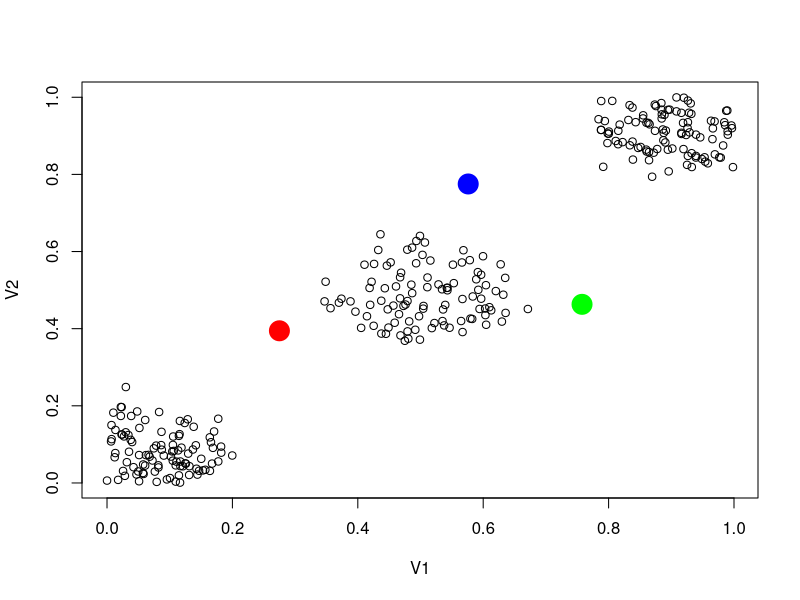
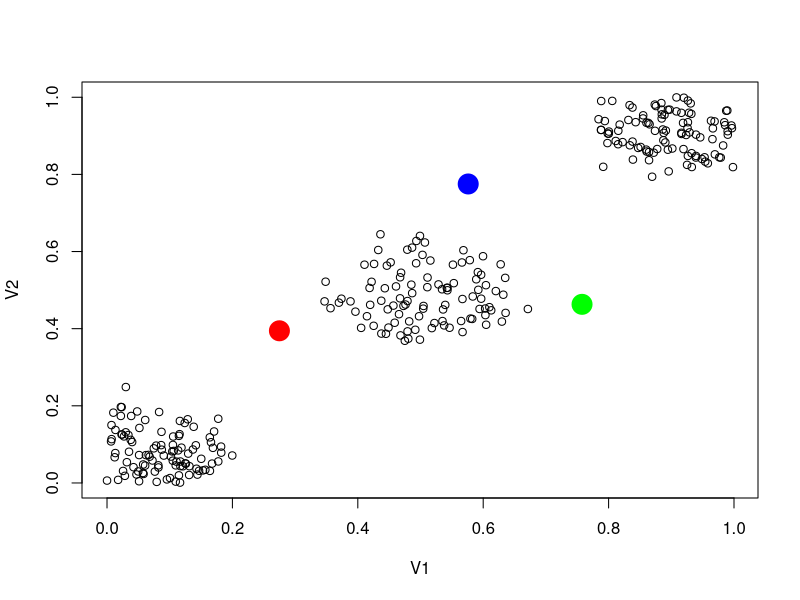
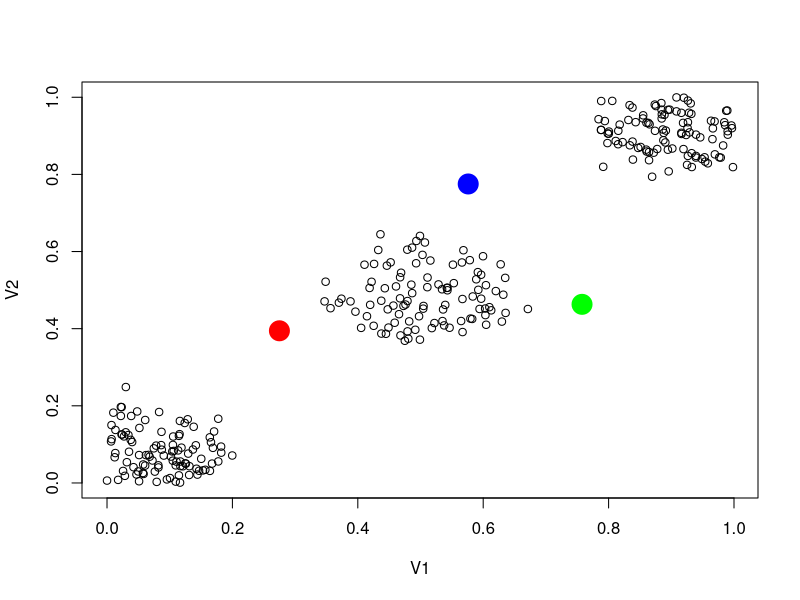
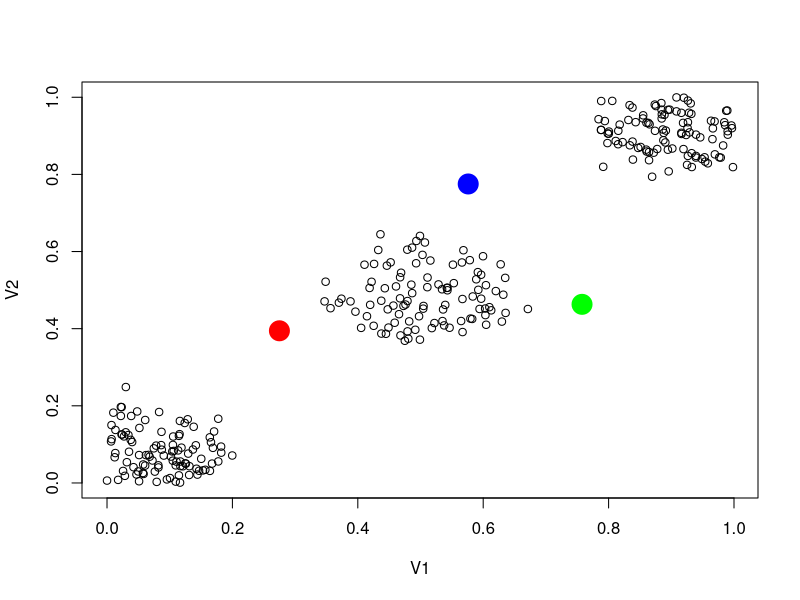
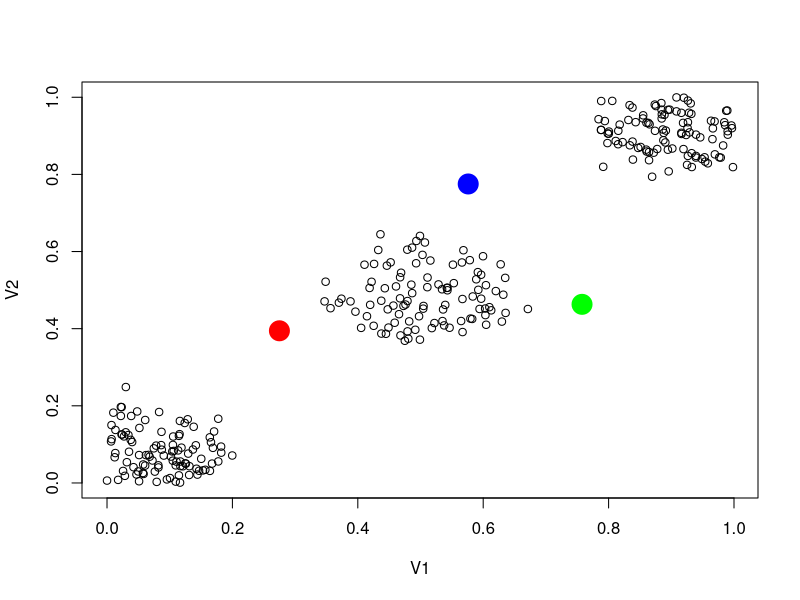
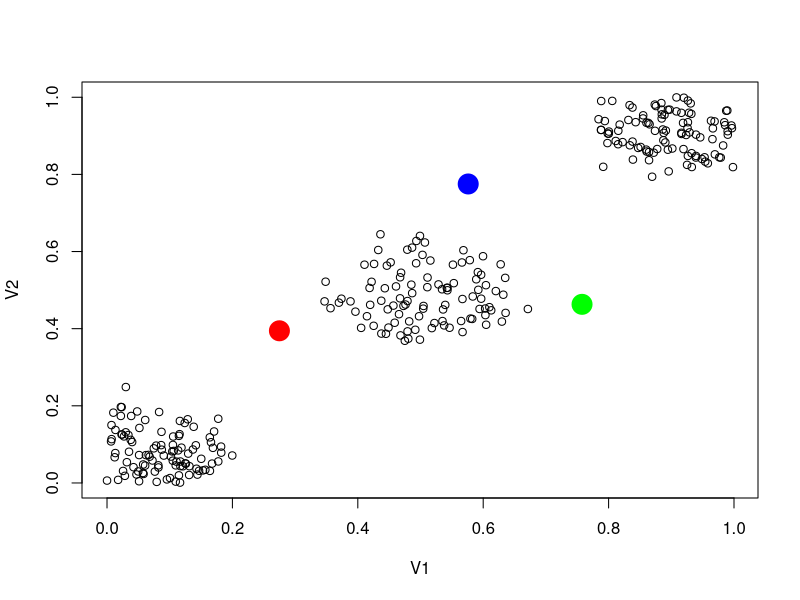
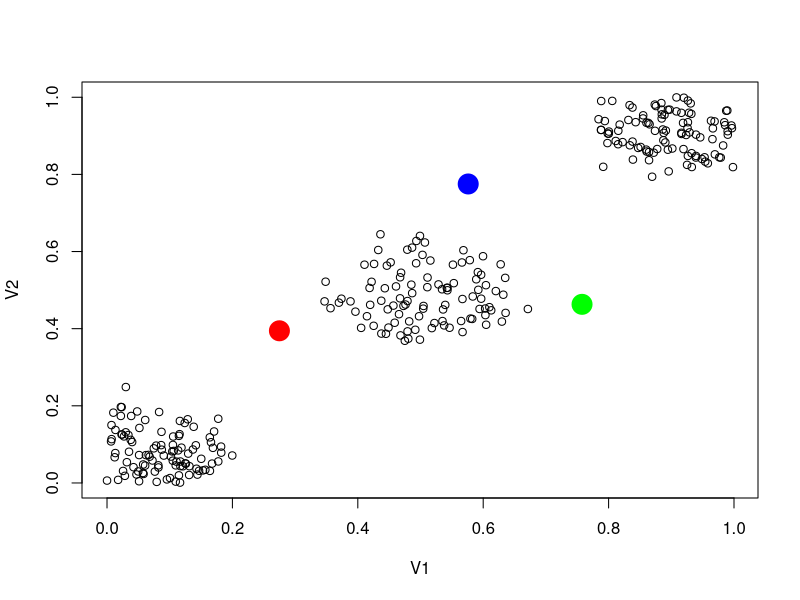
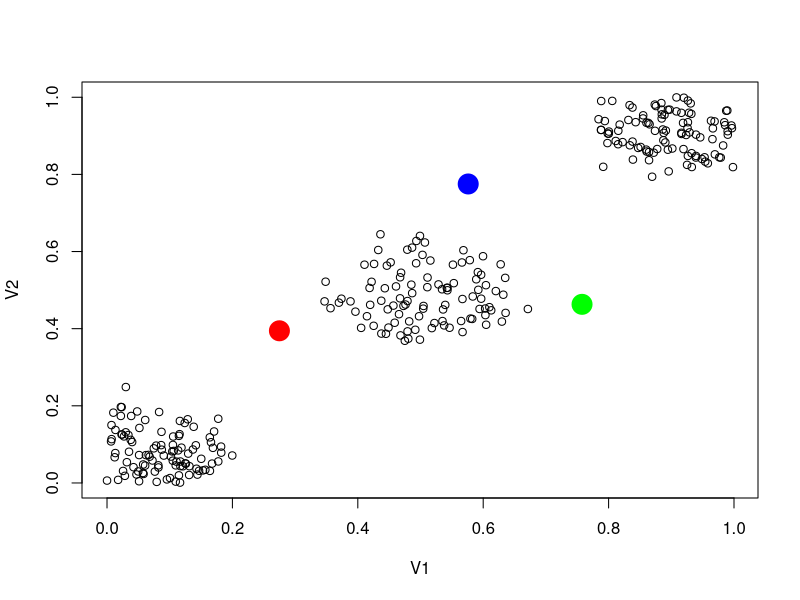

Source code (R) for these figures, in order:


calculateDistance<-function(p1,p2) {
    # Get point 1 length
    p1Len <-length(p1)
    # Get point 2  length 
    p2Len <-length(p2)
    
    # Check if the points have the same number of elements
    if(p1Len != p2Len) stop("Points does not have the same length")
    # Initialize distance to 0 
    distance<-0
    # Loop through 1 to p1Len
    for(i in 1:p1Len){
        # 
        distance <- distance+(p1[i]-p2[i])^2
    }
    # Return the square root of the squared differences of the coordinates
    return(sqrt(distance))

}
calculateDistanceToCenters<-function(data,centers){
    # Number of rows
    n <- length(centers[,1])
    # Create a vector of size n
    distanceToCenters <- vector(mode="numeric",length=n)
    # Iterate from 1 to n
    for(i in 1:n){
        # Calculate Euclidean distance between 1 record(data) and one center at position i. 
        distanceToCenters[i] = calculateDistance(data,centers[i,])
    }
    # Return a vector with the distances 
    return(unlist(distanceToCenters))
}


intializeCenters <- function(k,columnsLen ) {
    # Create a matrix with K rows and with columnsLen columns
    centersMatrix <- matrix(nrow=k,ncol=columnsLen)
    # Iterate from 1 to K
    for(i in 1:k){
        # Random values from 0 to 1 and assign to centersMatrix at the index i.
        centersMatrix[i,] = runif(columnsLen,min=0,max=1)
    }
    # Return the matrix with k centers coordinates
    return(centersMatrix)
}


calculateCentroid<-function(data){
    # Get the columns length
    columnsLen <- length(data[1,])
    # Initiliaze vector of columnsLen size
    center <- vector(mode="numeric",length=columnsLen)
    # Loop through 1 to ColumnsLen
    for(i in 1:columnsLen){
        # Get the mean of the column at index i
        center[i]<-mean(data[,i])
    }
    # Return center
    return(center)

}
updateCenters <-function(X,labels){
    columnsLen <- length(X[1,])
    centers <- matrix(nrow=k,ncol=columnsLen)
    for(i in 1:k){
        # Get data point with label 
        data<- X[which(labels==i),]
        centers[i,]<-calculateCentroid(data)
    }
    return(centers)

}


saveFrame <- function(frame,data,centers) {
        pointsColors <- c("red","blue","green")
        jpeg(file=paste(imagesPath,frame,".jpeg"))
        plot(data)
        points(centers,type="p",pch=20,col=pointsColors,cex=4)
        dev.off()
}
kMeans <- function(X,centers,iterations) {
    # Vector to store distances 
    distances <- vector(mode="numeric",length = k)
    # Vector to store labels(1,2,3)
    labels <- vector(mode="numeric",length=numbersOfRows)
    # Temporal centers
    temporalCenters <-centers
    # Iterate from 1 to iterations
    for( z in 1:iterations){
        #  Iterate from 1 to number of rows
        for(i in 1:numbersOfRows){
            # Calculate distances to centers
            distancesToCenters = calculateDistanceToCenters(X[i,],temporalCenters)
            # Getting the minimum distance , using which to get the index and assign to labels at i position
            labels[i]=which( distancesToCenters == min(distancesToCenters) )
        }
        # Save the graph as image file
        saveFrame(z,X,temporalCenters)
        # Update centers
        tempCenters <- updateCenters(X,labels)
    }
}



###################################### 

data <- read.csv(file= 'data/01.csv',header = FALSE)
Xdata <- data[,1:2]
k<-3
maxIterations <- 10
numbersOfRows<-length(Xdata[,1])
numbersOfColumns<-length(Xdata[1,])
initialCenters <- intializeCenters(k,numbersOfColumns)
imagesPath="images/"
kMeans(Xdata,initialCenters,maxIterations)
# ##################
